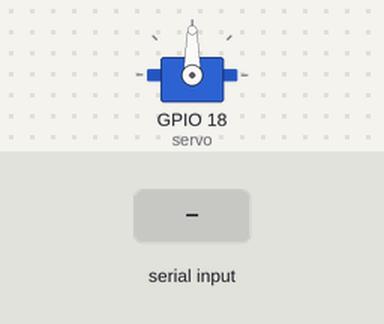
The sketch below on a simulated ESP32. Parts: servo. Inputs (shaded band) come from the test bench.

Above: at 2.8 s.
2.9 s: "30,150\n" received over Serial
At 4.8 s:
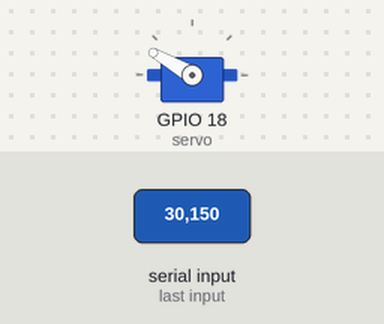
7.0 s: "90,45\n" received over Serial
At 9.1 s:
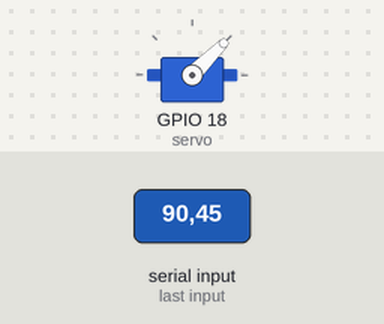
11.1 s: "200\n" received over Serial
At 13.4 s:
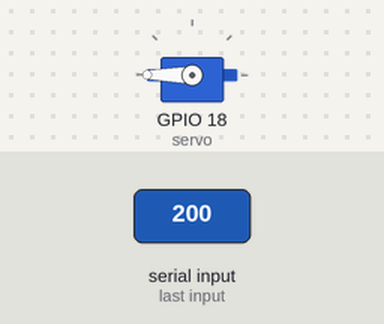
15.2 s: "90\n" received over Serial
At 19.4 s:
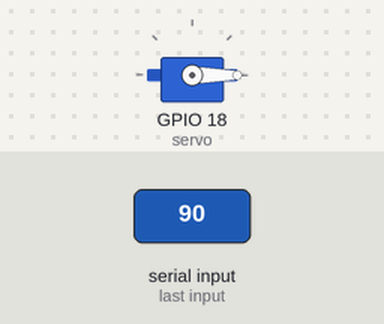
Timing chart, 0 to 20.3 s (numbered marks = the images above; inputs shaded):
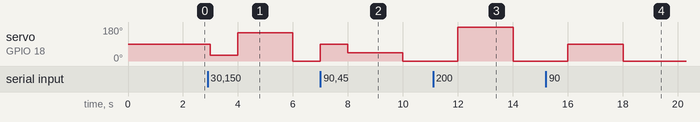

The sketch:

micro_servo_9g.ino
```cpp
#include<ESP32Servo.h>

Servo servo;

const int servoPin = 18;

int angle = 90;

void setup() {
  servo.attach(18);
  servo.write(angle);

  Serial.begin(115200);
}

void loop() {
  if(Serial.available()){
    angle = Serial.parseInt();
    servo.write(angle);
  }

  delay(1000);
}
```

Measured:
- after the input at 2.9 s, servo on GPIO 18 (servo): 90° → 30° after 0.10 s, → 150° 1.0 s later, → 0° 2.0 s later
- after the input at 7.0 s, servo on GPIO 18 (servo): 0° → 90° at once, → 45° 1.0 s later, → 0° 2.0 s later
- after the input at 11.1 s, servo on GPIO 18 (servo): 0° → 180° after 0.90 s, → 0° 2.0 s later
- after the input at 15.2 s, servo on GPIO 18 (servo): 0° → 90° after 0.81 s, → 0° 2.0 s later
